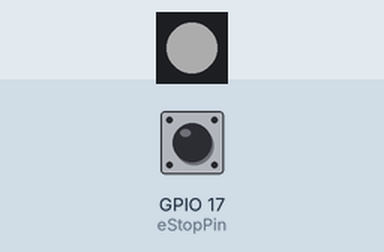
This sketch was run on a simulated ESP32. Shown: 1 RGB LEDs in strip order, left to right. The inputs (shaded band) are chosen by the test bench; at power-on: GPIO 17 (eStopPin) HIGH. Dim RGB values are drawn brighter than linear; USB keyboard and mouse output is not drawn; what the sketch prints to the serial monitor is not drawn.

Above: at 1.25 s.
1.3 s: GPIO 17 (eStopPin) pulled LOW for 3.2 s
At 1.7 s:
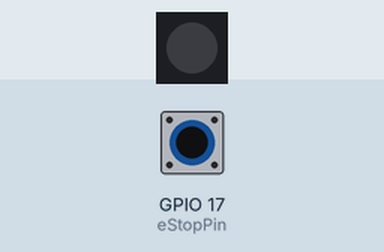
6.0 s: GPIO 17 (eStopPin) pulled LOW for 1 s
Timing chart, 0 to 6.2 s (numbered marks = the images above; inputs shaded):
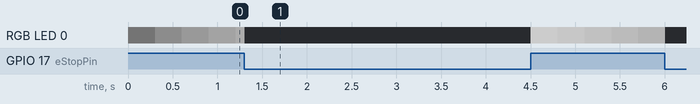

The sketch:

Bluetooth_E-Stop.ino
```cpp
#include <BleKeyboard.h>
#include <FastLED.h>

BleKeyboard bleKeyboard("Blutoot EStop", "Ish", 69);

#define eStopPin 17
#define DATA_PIN 25
#define CLOCK_PIN 13
#define NUM_LEDS 1
int eStopState;
int oldEStopState;
CRGB leds[NUM_LEDS];

float x = 1;
int y = 1;
float a = 0.5;

bool state = 1;
unsigned long Delay;
unsigned long dElay;
int delayPeriod = 300/a;

int Min = 0;
int Max = 255;

const int btnMode = 3; // if it's in state 1, ALT+F4, if it's in state 2, PLAY/PAUSE, if it's in state 3, SKIP SONG


void setup() {
  Serial.begin(115200);
  Serial.println("Starting BLE work!");
  bleKeyboard.begin();
  pinMode(eStopPin, INPUT_PULLUP);
  FastLED.addLeds<NEOPIXEL, DATA_PIN>(leds, NUM_LEDS);
}


void ledBt() {
  if (x <= Max && y == HIGH) {
    x = x + a;
  } else if (x > Max && y == HIGH) {
    Serial.println("wah");
    y = -1;
    dElay = millis();

  } else if (x >= Min && y == LOW) {
    x = x - a;
  } else if (x < Min && y == LOW) {
    y = 2;
    Delay = millis();

  }
  if (millis() - Delay >= delayPeriod && y == 2) {
    y = 1;
  }
  if (millis() - dElay >= delayPeriod/2 && y == -1) {
    y = 0;
  }
  if (eStopState == 0) {
    leds[0].setRGB(0,0,0);
  } else {
  leds[0].setRGB( x, x, x);
  }
  Serial.print(y);
  Serial.print("\t");
}


void loop() {
  eStopState = digitalRead(eStopPin);
  ledBt();
  if (bleKeyboard.isConnected()) {
    a = 0.1;
    Min = 30;
    Max = 140;
  } else {
    a = 3;
    Min = 2;
    Max = 100;
  }

  if (eStopState == 0 && bleKeyboard.isConnected()) {
//    a = 0.3;
//    Min = 5;
//    Max = 12;
    //leds[0].setRGB(15,15,15);
    if (oldEStopState == 1) {
      Serial.println("BABABOOEY or something");

      if (btnMode == 1) {
        bleKeyboard.press(KEY_LEFT_ALT);
        bleKeyboard.press(KEY_F4);
        bleKeyboard.releaseAll();
      } else if (btnMode == 2) {
        bleKeyboard.write(KEY_MEDIA_PLAY_PAUSE);
      } else if (btnMode == 3) {
        bleKeyboard.write(KEY_MEDIA_NEXT_TRACK);
      }
    }
  }
  FastLED.show();
  Serial.print(eStopState);
  Serial.print("\t");
  Serial.print(x);
  Serial.print("\t");
  Serial.println(bleKeyboard.isConnected());


  oldEStopState = eStopState;
}
```
